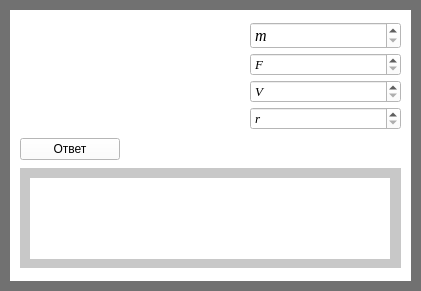
       <widget class="QWidget" name="widget_3" native="true">
        <property name="geometry">
         <rect>
          <x>40</x>
          <y>0</y>
          <width>421</width>
          <height>291</height>
         </rect>
        </property>
        <property name="styleSheet">
         <string notr="true">background-color: rgb(0, 0, 0);
background-color: rgb(113, 113, 113);</string>
        </property>
        <widget class="QWidget" name="widget_4" native="true">
         <property name="geometry">
          <rect>
           <x>10</x>
           <y>10</y>
           <width>401</width>
           <height>271</height>
          </rect>
         </property>
         <property name="styleSheet">
          <string notr="true">background-color: rgb(255, 255, 255);</string>
         </property>
         <widget class="QWidget" name="verticalLayoutWidget_19">
          <property name="geometry">
           <rect>
            <x>10</x>
            <y>0</y>
            <width>381</width>
            <height>261</height>
           </rect>
          </property>
          <layout class="QVBoxLayout" name="verticalLayout_19">
           <property name="topMargin">
            <number>10</number>
           </property>
           <item>
            <layout class="QHBoxLayout" name="horizontalLayout_9">
             <property name="spacing">
              <number>50</number>
             </property>
             <item>
              <widget class="QLabel" name="label_17">
               <property name="minimumSize">
                <size>
                 <width>180</width>
                 <height>0</height>
                </size>
               </property>
               <property name="styleSheet">
                <string notr="true">background-color: rgb(255, 255, 255);</string>
               </property>
               <property name="text">
                <string/>
               </property>
               <property name="pixmap">
                <pixmap>D:/Downloads/2018-12-06_22-05-38.jpg</pixmap>
               </property>
              </widget>
             </item>
             <item>
              <layout class="QVBoxLayout" name="verticalLayout_20">
               <property name="spacing">
                <number>4</number>
               </property>
               <item>
                <widget class="QSpinBox" name="spinBox_9">
                 <property name="font">
                  <font>
                   <family>Times New Roman</family>
                   <pointsize>12</pointsize>
                   <italic>true</italic>
                  </font>
                 </property>
                 <property name="specialValueText">
                  <string>m</string>
                 </property>
                 <property name="maximum">
                  <number>1000000000</number>
                 </property>
                </widget>
               </item>
               <item>
                <widget class="QSpinBox" name="spinBox_6">
                 <property name="font">
                  <font>
                   <family>Times New Roman</family>
                   <pointsize>10</pointsize>
                   <italic>true</italic>
                  </font>
                 </property>
                 <property name="specialValueText">
                  <string>F</string>
                 </property>
                 <property name="maximum">
                  <number>1000000000</number>
                 </property>
                </widget>
               </item>
               <item>
                <widget class="QSpinBox" name="spinBox_3">
                 <property name="font">
                  <font>
                   <family>Times New Roman</family>
                   <pointsize>10</pointsize>
                   <italic>true</italic>
                  </font>
                 </property>
                 <property name="specialValueText">
                  <string>V</string>
                 </property>
                 <property name="maximum">
                  <number>1000000000</number>
                 </property>
                </widget>
               </item>
               <item>
                <widget class="QSpinBox" name="spinBox_7">
                 <property name="font">
                  <font>
                   <family>Times New Roman</family>
                   <pointsize>10</pointsize>
                   <italic>true</italic>
                  </font>
                 </property>
                 <property name="specialValueText">
                  <string>r</string>
                 </property>
                 <property name="maximum">
                  <number>1000000000</number>
                 </property>
                </widget>
               </item>
              </layout>
             </item>
            </layout>
           </item>
           <item>
            <widget class="QPushButton" name="pushButton_12">
             <property name="minimumSize">
              <size>
               <width>100</width>
               <height>0</height>
              </size>
             </property>
             <property name="maximumSize">
              <size>
               <width>100</width>
               <height>16777215</height>
              </size>
             </property>
             <property name="text">
              <string>Ответ</string>
             </property>
            </widget>
           </item>
           <item>
            <widget class="QWidget" name="widget_54" native="true">
             <property name="minimumSize">
              <size>
               <width>0</width>
               <height>100</height>
              </size>
             </property>
             <property name="maximumSize">
              <size>
               <width>400</width>
               <height>100</height>
              </size>
             </property>
             <property name="styleSheet">
              <string notr="true">background-color: rgb(200, 200, 200);</string>
             </property>
             <widget class="QLabel" name="label_19">
              <property name="geometry">
               <rect>
                <x>10</x>
                <y>10</y>
                <width>360</width>
                <height>81</height>
               </rect>
              </property>
              <property name="minimumSize">
               <size>
                <width>360</width>
                <height>0</height>
               </size>
              </property>
              <property name="maximumSize">
               <size>
                <width>360</width>
                <height>16777215</height>
               </size>
              </property>
              <property name="styleSheet">
               <string notr="true">background-color: rgb(255, 255, 255);</string>
              </property>
              <property name="text">
               <string/>
              </property>
             </widget>
            </widget>
           </item>
          </layout>
         </widget>
        </widget>
       </widget>
